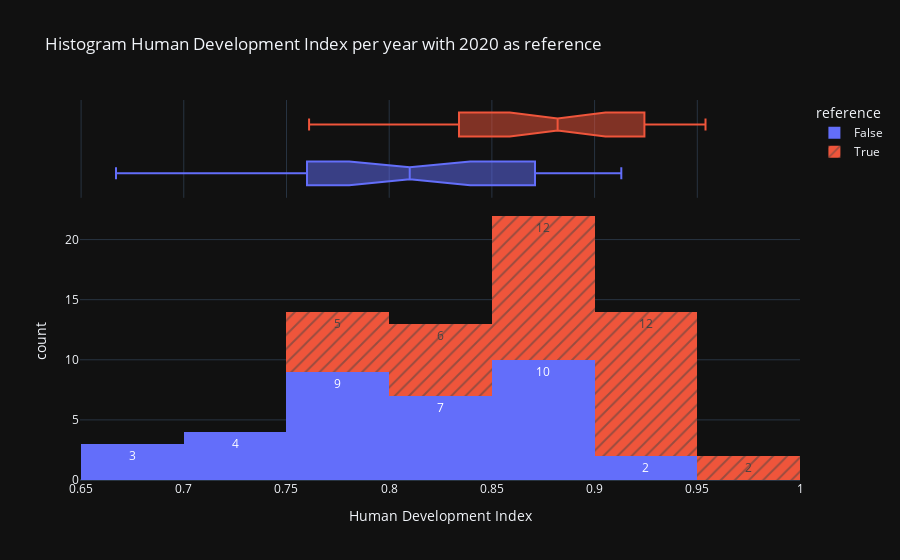

Here is the notebook cell this chart was saved with:
### Code cell
def histo_HDI(df_histo : pd.DataFrame = df_energy, area_type : str = "Continent", area_name : str = "Europe", year : int = 2000, reference_name : str = "France", reference_year : int = 2015) -> go.Figure :
    """
    histo_HDI make a histogram with the frequency of HDI for a given area type. The slider change the year of observation. The area name is the current country observed.
    :param reference_year: 
    :param reference_name: 
    :param df_histo: 
    :param area_type: 
    :param area_name: 
    :param year: 
    :return: 
    """
        
    # Selection feature needed
    df_histo = pd.DataFrame(data=df_histo, columns=['Year', 'Country', 'Continent', 'Region', 'Human Development Index'])
    
    # Filtering by the area_name and the year + the reference year for this same are_name
    df_histo_filtered = df_histo.query(f"({area_type} == '{area_name}') and (Year == {year} or Year == {reference_year})")

    # Creation of the feature 'reference' that is a boolean.
    df_histo_filtered['reference'] = df_histo_filtered['Year'] == reference_year
    

    # assert (df_histo_filtered['reference'] == True).sum() == (df_histo_filtered['reference'] == False).sum(), "<-- Some data are missing -->"
    
    fig = px.histogram(df_histo_filtered, 
                       x="Human Development Index", 
                       marginal="box",  #["rug", "box", "violin"]
                       color="reference",   
                       title='Histogram Human Development Index per year with 2020 as reference',
                       pattern_shape="reference",
                       opacity=1,
                       template=THEME,
                       text_auto=True,
                       ) 
    fig.show()
    
    print(f"La somme des True = {(df_histo_filtered['reference'] == True).sum()} et la somme des False = {(df_histo_filtered['reference'] == False).sum()} ")

    return df_histo_filtered

histo_HDI()

### Figure 1 — Plotly figure (JSON) as saved in the notebook; plotly's stock layout.template omitted (floating-point values rounded to 4 significant figures)
{"data": [{"alignmentgroup": "True", "bingroup": "x", "hovertemplate": "reference=False<br>Human Development Index=%{x}<br>count=%{y}<extra></extra>", "legendgroup": "False", "marker": {"color": "#636efa", "opacity": 1, "pattern": {"shape": ""}}, "name": "False", "offsetgroup": "False", "orientation": "v", "showlegend": true, "texttemplate": "%{value}", "x": [0.677, 0.871, 0.712, 0.887, 0.667, 0.725, 0.759, 0.808, 0.889, 0.787, 0.891, 0.844, 0.889, 0.81, 0.773, 0.871, 0.847, 0.841, 0.756, 0.766, 0.864, 0.779, 0.893, 0.675, 0.913, 0.793, 0.791, 0.715, 0.763, 0.821, 0.825, 0.904, 0.887, 0.7, 0.862], "xaxis": "x", "yaxis": "y", "type": "histogram"}, {"alignmentgroup": "True", "hovertemplate": "reference=False<br>Human Development Index=%{x}<extra></extra>", "legendgroup": "False", "marker": {"color": "#636efa"}, "name": "False", "notched": true, "offsetgroup": "False", "showlegend": false, "x": [0.677, 0.871, 0.712, 0.887, 0.667, 0.725, 0.759, 0.808, 0.889, 0.787, 0.891, 0.844, 0.889, 0.81, 0.773, 0.871, 0.847, 0.841, 0.756, 0.766, 0.864, 0.779, 0.893, 0.675, 0.913, 0.793, 0.791, 0.715, 0.763, 0.821, 0.825, 0.904, 0.887, 0.7, 0.862], "xaxis": "x2", "yaxis": "y2", "type": "box"}, {"alignmentgroup": "True", "bingroup": "x", "hovertemplate": "reference=True<br>Human Development Index=%{x}<br>count=%{y}<extra></extra>", "legendgroup": "True", "marker": {"color": "#EF553B", "opacity": 1, "pattern": {"shape": "/"}}, "name": "True", "offsetgroup": "True", "orientation": "v", "showlegend": true, "texttemplate": "%{value}", "x": [0.795, 0.91, 0.812, 0.924, 0.761, 0.809, 0.843, 0.891, 0.936, 0.882, 0.93, 0.892, 0.938, 0.88, 0.838, 0.945, 0.925, 0.882, 0.85, 0.862, 0.915, 0.889, 0.822, 0.932, 0.762, 0.953, 0.868, 0.85, 0.813, 0.794, 0.851, 0.903, 0.889, 0.937, 0.954, 0.774, 0.924], "xaxis": "x", "yaxis": "y", "type": "histogram"}, {"alignmentgroup": "True", "hovertemplate": "reference=True<br>Human Development Index=%{x}<extra></extra>", "legendgroup": "True", "marker": {"color": "#EF553B"}, "name": "True", "notched": true, "offsetgroup": "True", "showlegend": false, "x": [0.795, 0.91, 0.812, 0.924, 0.761, 0.809, 0.843, 0.891, 0.936, 0.882, 0.93, 0.892, 0.938, 0.88, 0.838, 0.945, 0.925, 0.882, 0.85, 0.862, 0.915, 0.889, 0.822, 0.932, 0.762, 0.953, 0.868, 0.85, 0.813, 0.794, 0.851, 0.903, 0.889, 0.937, 0.954, 0.774, 0.924], "xaxis": "x2", "yaxis": "y2", "type": "box"}], "layout": {"xaxis": {"anchor": "y", "domain": [0.0, 1.0], "title": {"text": "Human Development Index"}}, "yaxis": {"anchor": "x", "domain": [0.0, 0.7326], "title": {"text": "count"}}, "xaxis2": {"anchor": "y2", "domain": [0.0, 1.0], "matches": "x", "showticklabels": false, "showgrid": true}, "yaxis2": {"anchor": "x2", "domain": [0.7426, 1.0], "matches": "y2", "showticklabels": false, "showline": false, "ticks": "", "showgrid": false}, "legend": {"title": {"text": "reference"}, "tracegroupgap": 0}, "title": {"text": "Histogram Human Development Index per year with 2020 as reference"}, "barmode": "relative"}}
